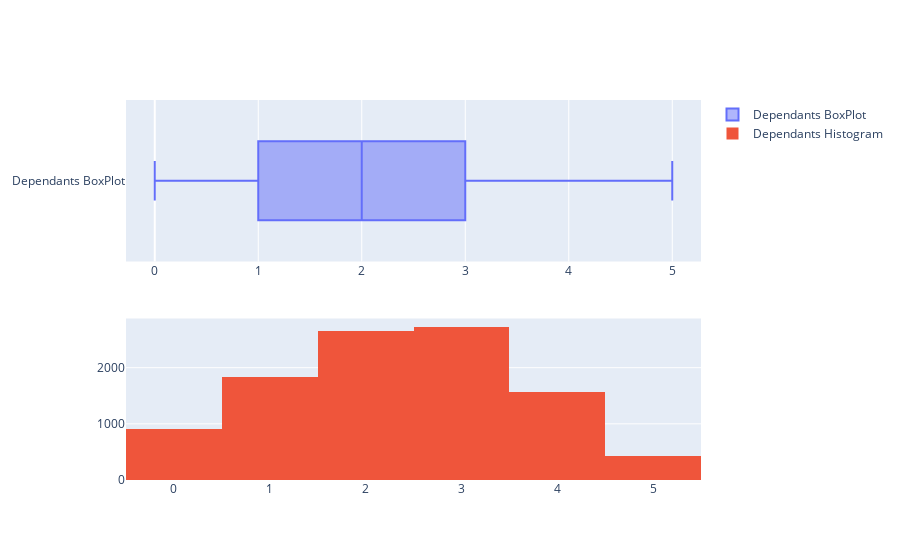

Notebook source saved alongside this figure:
### Markdown cell above
### Distribution of Dependants

### Code cell
fig = make_subplots(rows=2, cols=1)


tr1 = go.Box(x=churn['Dependent_count'],name='Dependants BoxPlot')
tr2 = go.Histogram(x=churn['Dependent_count'],name='Dependants Histogram')

fig.add_trace(tr1,row=1,col=1)
fig.add_trace(tr2,row=2,col=1)

fig.show()

### Figure 1 — Plotly figure (JSON) as saved in the notebook; plotly's stock layout.template omitted (floating-point values rounded to 4 significant figures; data arrays with more than 128 entries replaced by an {"elided": "..."} marker saying what was removed)
{"data": [{"name": "Dependants BoxPlot", "type": "box", "x": {"elided": "10127 int values"}, "xaxis": "x", "yaxis": "y"}, {"name": "Dependants Histogram", "type": "histogram", "x": {"elided": "10127 int values"}, "xaxis": "x2", "yaxis": "y2"}], "layout": {"xaxis": {"anchor": "y", "domain": [0, 1]}, "xaxis2": {"anchor": "y2", "domain": [0, 1]}, "yaxis": {"anchor": "x", "domain": [0.575, 1]}, "yaxis2": {"anchor": "x2", "domain": [0, 0.425]}}}
